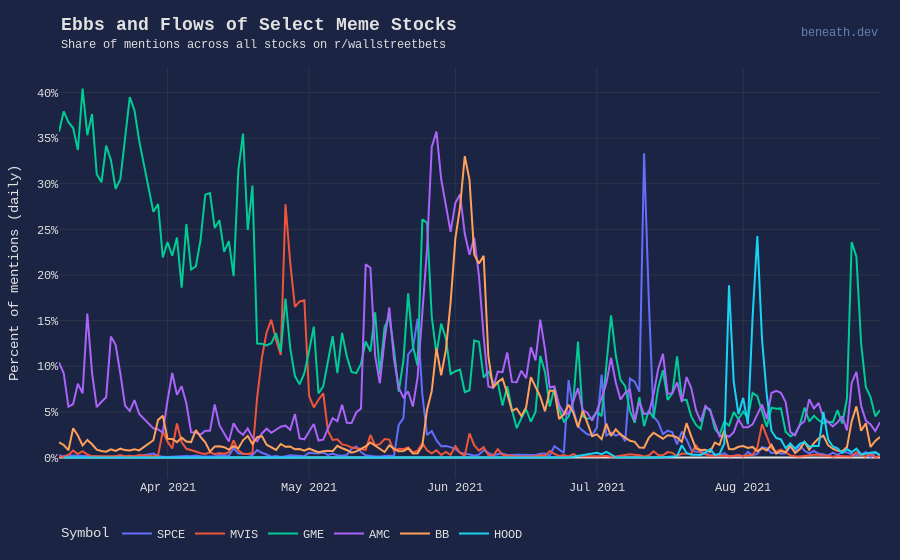

Notebook cell for this chart:
### Code cell
symbols_to_graph = stocks.loc[stocks['fraction_of_mentions'] > .24]['symbol'].unique()
fig = px.line(stocks.loc[stocks['symbol'].isin(symbols_to_graph)].sort_values('day', ascending=False), 
              x="day",
              y="fraction_of_mentions", 
              line_group="symbol",
              color="symbol",
#               color_discrete_map=blogpost_colors,
              labels={'day': 'Day', 'fraction_of_mentions': 'Percent of mentions (daily)', 'symbol': 'Symbol'},
            )
fig.update_layout(
    make_layout(
        title="Ebbs and Flows of Select Meme Stocks",
        subtitle="Share of mentions across all stocks on r/wallstreetbets",
        source_hidden=False,
        legend=True,
        override={
            'xaxis': {
                'title': ''
            },
            'yaxis': {
                'tickformat': ',.0%'
            }
        },
    )
)
fig.show()

### Figure 1 — Plotly figure (JSON) as saved in the notebook; plotly's stock layout.template omitted (floating-point values rounded to 4 significant figures; data arrays with more than 128 entries replaced by an {"elided": "..."} marker saying what was removed)
{"data": [{"hovertemplate": "Symbol=SPCE<br>Day=%{x}<br>Percent of mentions (daily)=%{y}<extra></extra>", "legendgroup": "SPCE", "line": {"color": "#636efa", "dash": "solid"}, "mode": "lines", "name": "SPCE", "orientation": "v", "showlegend": true, "type": "scatter", "x": {"elided": "172 str values"}, "xaxis": "x", "y": {"elided": "172 float values"}, "yaxis": "y"}, {"hovertemplate": "Symbol=MVIS<br>Day=%{x}<br>Percent of mentions (daily)=%{y}<extra></extra>", "legendgroup": "MVIS", "line": {"color": "#EF553B", "dash": "solid"}, "mode": "lines", "name": "MVIS", "orientation": "v", "showlegend": true, "type": "scatter", "x": {"elided": "173 str values"}, "xaxis": "x", "y": {"elided": "173 float values"}, "yaxis": "y"}, {"hovertemplate": "Symbol=GME<br>Day=%{x}<br>Percent of mentions (daily)=%{y}<extra></extra>", "legendgroup": "GME", "line": {"color": "#00cc96", "dash": "solid"}, "mode": "lines", "name": "GME", "orientation": "v", "showlegend": true, "type": "scatter", "x": {"elided": "173 str values"}, "xaxis": "x", "y": {"elided": "173 float values"}, "yaxis": "y"}, {"hovertemplate": "Symbol=AMC<br>Day=%{x}<br>Percent of mentions (daily)=%{y}<extra></extra>", "legendgroup": "AMC", "line": {"color": "#ab63fa", "dash": "solid"}, "mode": "lines", "name": "AMC", "orientation": "v", "showlegend": true, "type": "scatter", "x": {"elided": "173 str values"}, "xaxis": "x", "y": {"elided": "173 float values"}, "yaxis": "y"}, {"hovertemplate": "Symbol=BB<br>Day=%{x}<br>Percent of mentions (daily)=%{y}<extra></extra>", "legendgroup": "BB", "line": {"color": "#FFA15A", "dash": "solid"}, "mode": "lines", "name": "BB", "orientation": "v", "showlegend": true, "type": "scatter", "x": {"elided": "173 str values"}, "xaxis": "x", "y": {"elided": "173 float values"}, "yaxis": "y"}, {"hovertemplate": "Symbol=HOOD<br>Day=%{x}<br>Percent of mentions (daily)=%{y}<extra></extra>", "legendgroup": "HOOD", "line": {"color": "#19d3f3", "dash": "solid"}, "mode": "lines", "name": "HOOD", "orientation": "v", "showlegend": true, "type": "scatter", "x": ["2021-08-30T00:00:00+00:00", "2021-08-29T00:00:00+00:00", "2021-08-28T00:00:00+00:00", "2021-08-27T00:00:00+00:00", "2021-08-26T00:00:00+00:00", "2021-08-25T00:00:00+00:00", "2021-08-24T00:00:00+00:00", "2021-08-23T00:00:00+00:00", "2021-08-22T00:00:00+00:00", "2021-08-21T00:00:00+00:00", "2021-08-20T00:00:00+00:00", "2021-08-19T00:00:00+00:00", "2021-08-18T00:00:00+00:00", "2021-08-17T00:00:00+00:00", "2021-08-16T00:00:00+00:00", "2021-08-15T00:00:00+00:00", "2021-08-14T00:00:00+00:00", "2021-08-13T00:00:00+00:00", "2021-08-12T00:00:00+00:00", "2021-08-11T00:00:00+00:00", "2021-08-10T00:00:00+00:00", "2021-08-09T00:00:00+00:00", "2021-08-08T00:00:00+00:00", "2021-08-07T00:00:00+00:00", "2021-08-06T00:00:00+00:00", "2021-08-05T00:00:00+00:00", "2021-08-04T00:00:00+00:00", "2021-08-03T00:00:00+00:00", "2021-08-02T00:00:00+00:00", "2021-08-01T00:00:00+00:00", "2021-07-31T00:00:00+00:00", "2021-07-30T00:00:00+00:00", "2021-07-29T00:00:00+00:00", "2021-07-28T00:00:00+00:00", "2021-07-27T00:00:00+00:00", "2021-07-26T00:00:00+00:00", "2021-07-25T00:00:00+00:00", "2021-07-24T00:00:00+00:00", "2021-07-23T00:00:00+00:00", "2021-07-22T00:00:00+00:00", "2021-07-21T00:00:00+00:00", "2021-07-20T00:00:00+00:00", "2021-07-19T00:00:00+00:00", "2021-07-18T00:00:00+00:00", "2021-07-17T00:00:00+00:00", "2021-07-16T00:00:00+00:00", "2021-07-15T00:00:00+00:00", "2021-07-14T00:00:00+00:00", "2021-07-12T00:00:00+00:00", "2021-07-10T00:00:00+00:00", "2021-07-08T00:00:00+00:00", "2021-07-07T00:00:00+00:00", "2021-07-06T00:00:00+00:00", "2021-07-05T00:00:00+00:00", "2021-07-04T00:00:00+00:00", "2021-07-03T00:00:00+00:00", "2021-07-02T00:00:00+00:00", "2021-07-01T00:00:00+00:00", "2021-06-25T00:00:00+00:00", "2021-06-23T00:00:00+00:00", "2021-06-22T00:00:00+00:00", "2021-06-20T00:00:00+00:00", "2021-06-19T00:00:00+00:00", "2021-06-10T00:00:00+00:00", "2021-06-09T00:00:00+00:00", "2021-06-08T00:00:00+00:00", "2021-06-02T00:00:00+00:00", "2021-05-27T00:00:00+00:00", "2021-05-24T00:00:00+00:00", "2021-05-21T00:00:00+00:00", "2021-05-19T00:00:00+00:00", "2021-05-18T00:00:00+00:00", "2021-05-17T00:00:00+00:00", "2021-05-16T00:00:00+00:00", "2021-05-11T00:00:00+00:00", "2021-05-10T00:00:00+00:00", "2021-05-06T00:00:00+00:00", "2021-04-27T00:00:00+00:00", "2021-04-26T00:00:00+00:00", "2021-04-20T00:00:00+00:00", "2021-04-17T00:00:00+00:00", "2021-04-16T00:00:00+00:00", "2021-04-15T00:00:00+00:00", "2021-04-13T00:00:00+00:00", "2021-04-11T00:00:00+00:00", "2021-04-09T00:00:00+00:00", "2021-04-07T00:00:00+00:00", "2021-04-02T00:00:00+00:00", "2021-03-30T00:00:00+00:00", "2021-03-26T00:00:00+00:00", "2021-03-25T00:00:00+00:00", "2021-03-23T00:00:00+00:00", "2021-03-22T00:00:00+00:00", "2021-03-19T00:00:00+00:00", "2021-03-18T00:00:00+00:00", "2021-03-17T00:00:00+00:00", "2021-03-16T00:00:00+00:00", "2021-03-13T00:00:00+00:00", "2021-03-11T00:00:00+00:00", "2021-03-10T00:00:00+00:00"], "xaxis": "x", "y": [0.002651, 0.005879, 0.005258, 0.004342, 0.003326, 0.009669, 0.005824, 0.009265, 0.005088, 0.01006, 0.0121, 0.01979, 0.04982, 0.01254, 0.01273, 0.01187, 0.01706, 0.01506, 0.00969, 0.0153, 0.01026, 0.01979, 0.02142, 0.02909, 0.06886, 0.1291, 0.2426, 0.1541, 0.03645, 0.06536, 0.04757, 0.08297, 0.1886, 0.01539, 0.003934, 0.002782, 0.009238, 0.005395, 0.00281, 0.002953, 0.003105, 0.005003, 0.01343, 0.001498, 0.0009337, 0.0001811, 0.0002625, 0.0001181, 0.0001231, 0.0004941, 0.000207, 0.0008831, 0.0006801, 0.0002963, 0.003417, 0.00625, 0.003669, 0.005162, 7.284e-05, 0.0001382, 6.769e-05, 0.0002589, 0.0004227, 5.088e-05, 1.63e-05, 4.414e-05, 5.371e-05, 8.945e-05, 0.0001325, 0.0001593, 0.0002747, 9.393e-05, 9.494e-05, 0.0003768, 8.797e-05, 9.414e-05, 6.306e-05, 6.685e-05, 8.709e-05, 0.0002797, 0.0002615, 7.772e-05, 7.715e-05, 7.47e-05, 0.0002932, 0.0004771, 9.293e-05, 0.0002456, 0.0002055, 0.0001312, 0.0001022, 0.0003577, 6.855e-05, 0.0001671, 0.000103, 0.0002061, 0.0001445, 0.0001377, 4e-05, 9.697e-05], "yaxis": "y"}], "layout": {"annotations": [{"align": "right", "height": 40, "showarrow": false, "text": "<a style=\"color: rgb(100, 130, 180);\" href=\"https://beneath.dev/\">beneath.dev</a>", "x": 1, "xanchor": "right", "xref": "paper", "y": 1, "yanchor": "bottom", "yref": "paper", "yshift": 13}, {"align": "left", "font": {"size": 12}, "height": 16, "showarrow": false, "text": "Share of mentions across all stocks on r/wallstreetbets", "x": 0, "xanchor": "left", "xref": "paper", "y": 1, "yanchor": "bottom", "yref": "paper", "yshift": 13}, {"align": "left", "font": {"size": 18}, "height": 24, "showarrow": false, "text": "<b>Ebbs and Flows of Select Meme Stocks</b>", "x": 0, "xanchor": "left", "xref": "paper", "y": 1, "yanchor": "bottom", "yref": "paper", "yshift": 29}], "colorway": ["rgb(60, 170, 255)", "rgb(255, 60, 130)", "rgb(100, 200, 100)", "rgb(200, 220, 240)", "rgb(251, 241, 67)", "rgb(203, 60, 255)", "rgb(249, 148, 66)", "rgb(36, 130, 36)", "rgb(238, 255, 234)"], "dragmode": "select", "font": {"color": "#e1e1e1", "family": "SFMono-Regular,Menlo,Monaco,Consolas,Liberation Mono,Courier,monospace"}, "legend": {"orientation": "h", "title": {"text": "Symbol"}, "tracegroupgap": 0, "x": 0, "y": -0.1, "yanchor": "top"}, "margin": {"autoexpand": true, "b": 30, "l": 35, "r": 20, "t": 68}, "paper_bgcolor": "#1b2442", "plot_bgcolor": "#1b2442", "title": {"font": {"color": "#1b2442", "size": 1}, "text": "Ebbs and Flows of Select Meme Stocks"}, "xaxis": {"anchor": "y", "domain": [0, 1], "gridcolor": "rgb(44, 53, 72)", "title": {"text": ""}, "zerolinecolor": "#e1e1e1"}, "yaxis": {"anchor": "x", "domain": [0, 1], "gridcolor": "rgb(44, 53, 72)", "tickformat": ",.0%", "title": {"text": "Percent of mentions (daily)"}, "zerolinecolor": "#e1e1e1"}}}
